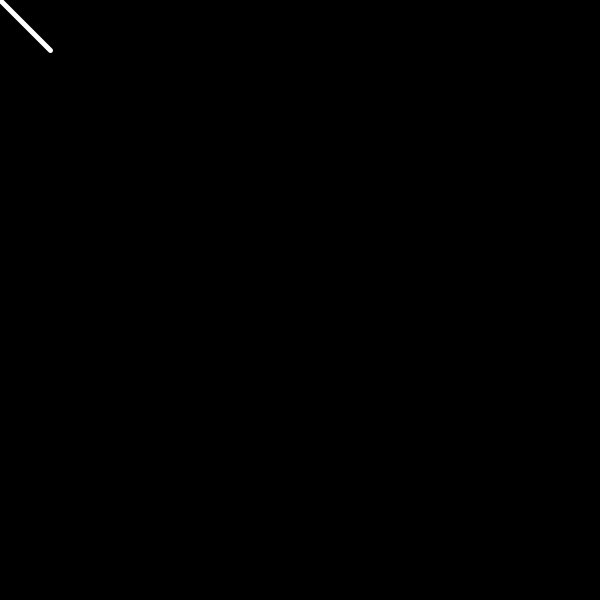
Frame 1 (no input)
Frame 60 (the mouse pressed at the canvas centre just before this capture): identical to frame 1, image omitted
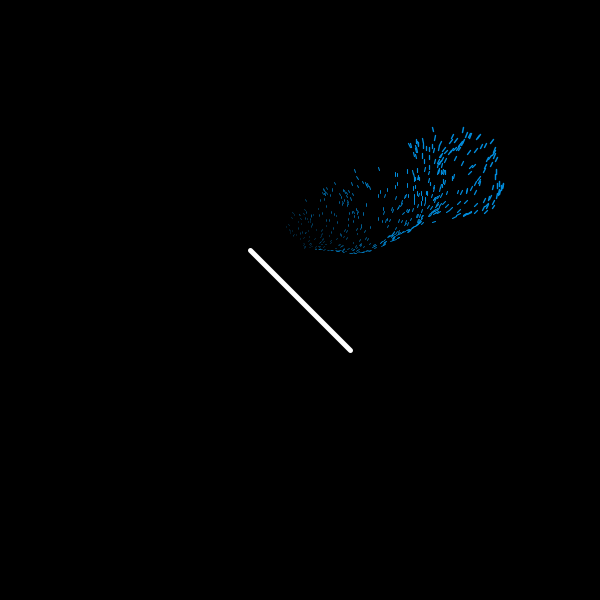
Frame 120 (the mouse held since frame 60 and released just before this capture)

The Processing sketch that drew these frames (run headless with seeded random() and noise(); from frame 60 on, the mouse is pressed at the canvas centre):

// Processing sketch: processing_159779
// ── processing_159779.pde

Agent[] agents = new Agent[500]; 
int agentsCount =500;
float noiseScale = 200, noiseStrength = 10, noiseZRange = 0.4;
float overlayAlpha = 80, agentsAlpha = 90, strokeWidth = 0.3;

float age = 100;
float r = 50;
float xOffset = 0.0; 
float yOffset = 0.0; 

void setup(){
  size(600,600);
  smooth();
  background(255);
  for(int i=0; i<agents.length; i++) agents[i] = new Agent();

}

void draw(){
  
  background(0);
 
   for(int i=0; i<agentsCount; i++) {
               
      stroke(0, 140, 220 );
      agents[i].update();
      
        }
strokeWeight(5);
stroke(255);
line(mouseX-r, mouseY-r, mouseX+r, mouseY+r);

}




class Agent {
  PVector p, pOld;
  float noiseZ, noiseZVelocity = 0.01;
  float stepSize, angle;
  
      
    float theta = random(0, 0.5*PI);
    float disX;
    float disY;

  Agent() {

    
    p = new PVector(mouseX-r,mouseY-r);
    pOld = new PVector(p.x,p.y);
    stepSize = random(1,5);
    // init noiseZ
    setNoiseZRange(0.4);
    

  }

  void update(){
    angle = noise(p.x/noiseScale, p.y/noiseScale, noiseZ) * noiseStrength;
    

    p.x += cos(angle) * stepSize;
    p.y += sin(angle) * stepSize;
    
  
 
    if ((p.y<-0)||(p.x<-0)) {
      p.y=pOld.y= mouseY-r;
      p.x=pOld.x= mouseX-r;
    }
    if ((p.y>height) || (p.x>width)){
      p.y=pOld.y=mouseY-r;
      p.x=pOld.x=mouseX-r;
    }

    strokeWeight(strokeWidth*stepSize);
    line(pOld.x,pOld.y, p.x,p.y);

    pOld.set(p);
    noiseZ += noiseZVelocity;
    
    
  }

  void setNoiseZRange(float theNoiseZRange) {
    // small values will increase grouping of the agents
    noiseZ = random(theNoiseZRange);
  }
}
